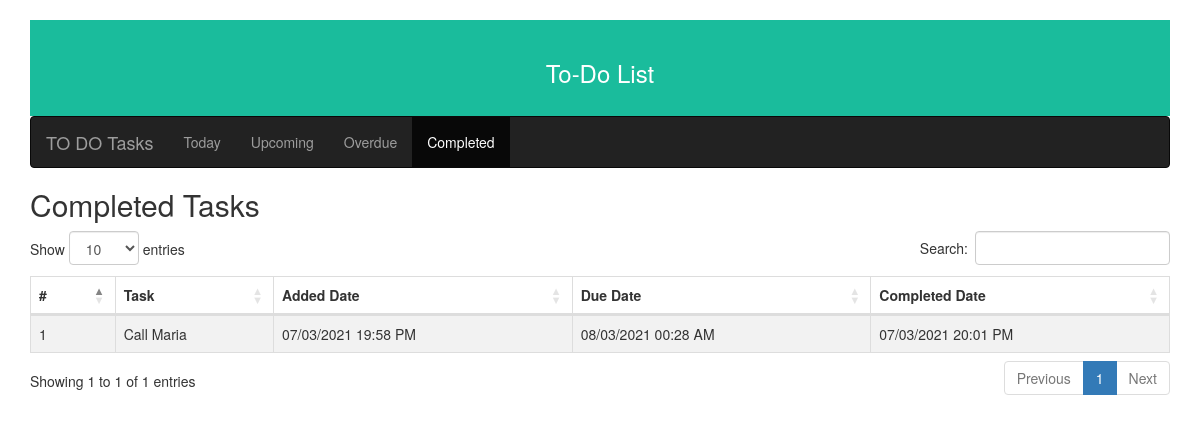
The page /completed.php on the database its author committed.
### tables this page shows
CREATE TABLE `todolist` (
  `id` int(11) NOT NULL,
  `task` varchar(128) DEFAULT NULL,
  `due_date` datetime DEFAULT NULL,
  `created_date` datetime NOT NULL,
  `is_completed` tinyint(1) DEFAULT 0,
  `completed_date` datetime DEFAULT NULL
);

### processtodo.php (called while the page is built, shortened)
<?php
class ProcessToDo {
    private $db;
    public function __construct()
    {
        $this->db = new mysqli($GLOBALS['host'], $GLOBALS['username'], $GLOBALS['password'], $GLOBALS['db_name']);
    }
    public function todolistCompleted()
    {
        $result_array = [];
        $sql = "SELECT * FROM todolist WHERE is_completed = 1 ORDER BY due_date";
        $result = $this->db->query($sql);
        if ($result->num_rows > 0) {
            while($row = $result->fetch_assoc()) {
                $result_array[] = $row;
            }
        }
        return $result_array;
    }
}
?>

### completed.php (the view, shortened to what this page needs)
<?php
include('processtodo.php');
$process = new ProcessToDo();
?>
<!DOCTYPE html>
<html lang="en">
    <head>
        <link rel="stylesheet" href="<?=SITE_URL;?>includes/style.css">
        <link rel="stylesheet" href="https://maxcdn.bootstrapcdn.com/bootstrap/3.3.5/css/bootstrap.min.css"/>
        <link rel="stylesheet" href="https://cdn.datatables.net/1.10.23/css/dataTables.bootstrap4.min.css">
    </head>
    <body>
        <div class="container">
            <div class="header">
                <h3><?=SITE_NAME;?></h3>
            </div>
            <nav class="navbar navbar-inverse">
                <div class="container-fluid">
                    <div class="navbar-header">
                        <a class="navbar-brand">TO DO Tasks</a>
                    </div>
                    <ul class="nav navbar-nav">
                      <li><a href="<?=SITE_URL;?>">Today</a></li>
                      <li><a href="<?=SITE_URL;?>upcoming-tasks">Upcoming</a></li>
                      <li><a href="<?=SITE_URL;?>overdue-tasks">Overdue</a></li>
                      <li class="active"><a href="#">Completed</a></li>
                    </ul>
                </div>
            </nav>
            <h2>Completed Tasks</h2>
            <table id="example" class="table table-striped table-bordered" style="width:100%">
                <thead>
                    <tr>
                        <th>#</th>
                        <th>Task</th>
                        <th>Added Date</th>
                        <th>Due Date</th>
                        <th>Completed Date</th>
                    </tr>
                </thead>
                <tbody>
                    <?php
                    $rows = $process->todolistCompleted();
                    if (!empty($rows)) {
                        $i=1;
                        foreach ($rows as $k=>$v) {
                            ?>
                            <tr>
                                <td><?=$i;?></td>
                                <td><?=$v['task'];?></td>
                                <td><?=date('d/m/Y H:i A', strtotime($v['created_date']));?></td>
                                <td><?=date('d/m/Y H:i A', strtotime($v['due_date']));?></td>
                                <td><?=date('d/m/Y H:i A', strtotime($v['completed_date']));?></td>
                            </tr>
                            <?php
                            $i++;
                        }
                    }
                    else {
                        ?>
                        <tr>
                            <td colspan="5" style="text-align: center;"><?=NO_RECORDS;?></td>
                        </tr>
                        <?php
                    }
                    ?>
                </tbody>
            </table>
        </div>
    </body>
</html>

### includes/style.css (style rules this page uses)
.header { padding:20px;text-align:center;background:#1abc9c;color:white;font-size:30px;margin-top:20px; }

### rows shown on the page
todolist: task "Call Maria", created_date "07/03/2021 19:58 PM", due_date "08/03/2021 00:28 AM", completed_date "07/03/2021 20:01 PM"

### other values the page prints
SITE_NAME "To-Do List"
